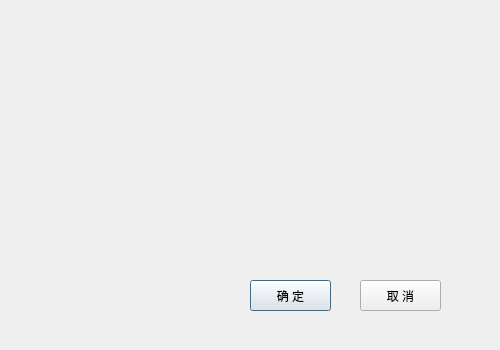
<?xml version="1.0" encoding="UTF-8"?>
<ui version="4.0">
 <class>ErrorMessageDialog</class>
 <widget class="QDialog" name="ErrorMessageDialog">
  <property name="geometry">
   <rect>
    <x>0</x>
    <y>0</y>
    <width>500</width>
    <height>350</height>
   </rect>
  </property>
  <property name="windowTitle">
   <string>Dialog</string>
  </property>
  <widget class="QPushButton" name="OkButton">
   <property name="geometry">
    <rect>
     <x>250</x>
     <y>280</y>
     <width>81</width>
     <height>31</height>
    </rect>
   </property>
   <property name="text">
    <string>确 定</string>
   </property>
  </widget>
  <widget class="QPushButton" name="CancelButton">
   <property name="geometry">
    <rect>
     <x>360</x>
     <y>280</y>
     <width>81</width>
     <height>31</height>
    </rect>
   </property>
   <property name="text">
    <string>取 消</string>
   </property>
  </widget>
  <widget class="QLabel" name="label_content">
   <property name="geometry">
    <rect>
     <x>90</x>
     <y>140</y>
     <width>321</width>
     <height>31</height>
    </rect>
   </property>
   <property name="text">
    <string/>
   </property>
  </widget>
 </widget>
 <resources/>
 <connections/>
</ui>
